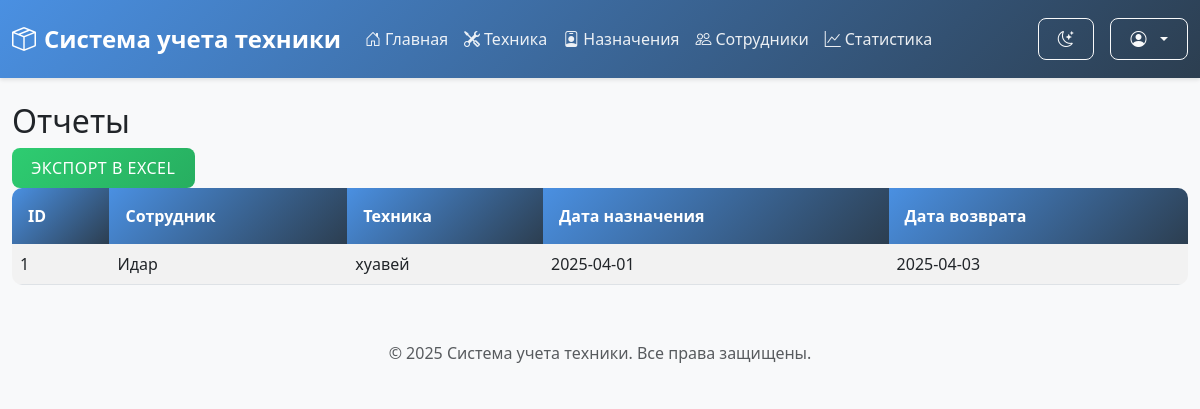
Page /reports on the committed database.
### tables this page shows
CREATE TABLE назначения (
            id INTEGER PRIMARY KEY AUTOINCREMENT,
            сотрудник_id INTEGER NOT NULL,
            техника_id INTEGER NOT NULL,
            дата_назначения DATE NOT NULL,
            дата_возврата DATE,
            статус TEXT DEFAULT 'активное',
            причина_возврата TEXT,
            FOREIGN KEY (сотрудник_id) REFERENCES сотрудники (id),
            FOREIGN KEY (техника_id) REFERENCES техника (id)
        );

CREATE TABLE сотрудники (
            id INTEGER PRIMARY KEY AUTOINCREMENT,
            фамилия TEXT NOT NULL,
            имя TEXT NOT NULL,
            отчество TEXT,
            должность TEXT,
            отдел TEXT,
            email TEXT,
            телефон TEXT,
            дата_приема DATE DEFAULT CURRENT_DATE
        );

CREATE TABLE техника (
            id INTEGER PRIMARY KEY AUTOINCREMENT,
            название TEXT NOT NULL,
            модель TEXT,
            производитель TEXT,
            серийный_номер TEXT UNIQUE,
            дата_приобретения DATE,
            гарантийный_срок DATE,
            состояние TEXT DEFAULT 'рабочее',
            статус TEXT DEFAULT 'свободна',
            текущий_владелец_id INTEGER,
            дата_последнего_назначения DATE,
            дата_следующего_обслуживания DATE,
            FOREIGN KEY (текущий_владелец_id) REFERENCES сотрудники (id)
        );

### routes/report_routes.py (the view)
@report_bp.route('/reports')
def reports():
    conn = get_db_connection()
    техника = conn.execute('SELECT * FROM техника').fetchall()
    сотрудники = conn.execute('SELECT * FROM сотрудники').fetchall()
    назначения = conn.execute('''
        SELECT назначения.*, сотрудники.имя AS сотрудник_имя, техника.название AS техника_название
        FROM назначения
        JOIN сотрудники ON назначения.сотрудник_id = сотрудники.id
        JOIN техника ON назначения.техника_id = техника.id
    ''').fetchall()
    conn.close()
    return render_template('reports.html', техника=техника, сотрудники=сотрудники, назначения=назначения)

### models.py (called while the page is built)
def get_db_connection():
    conn = sqlite3.connect(Config.DATABASE_PATH)
    conn.row_factory = sqlite3.Row
    return conn

### templates/reports.html (shortened to what this page needs)
{% extends "base.html" %}
{% block content %}
    <h2>Отчеты</h2>
    <button class="btn btn-success" onclick="exportToExcel()">Экспорт в Excel</button>
    <table class="table table-striped" id="reportsTable">
        <thead>
            <tr>
                <th>ID</th>
                <th>Сотрудник</th>
                <th>Техника</th>
                <th>Дата назначения</th>
                <th>Дата возврата</th>
            </tr>
        </thead>
        <tbody>
            {% for назначение in назначения %}
                <tr>
                    <td>{{ назначение.id }}</td>
                    <td>{{ назначение.сотрудник_имя }}</td>
                    <td>{{ назначение.техника_название }}</td>
                    <td>{{ назначение.дата_назначения }}</td>
                    <td>{{ назначение.дата_возврата or 'Не возвращена' }}</td>
                </tr>
            {% endfor %}
        </tbody>
    </table>
{% endblock %}

### static/css/style.css (style rules this page uses)
:root { --primary-color: #4a90e2; --secondary-color: #2c3e50; --success-color: #2ecc71; --warning-color: #f1c40f; --danger-color: #e74c3c; --light-color: #ecf0f1; --dark-color: #34495e; --transition-speed: 0.3s; --background-color: #ffffff; --text-color: #333333; --card-bg: #ffffff; --border-color: #e0e0e0; }
body { background-color: #f8f9fa; font-family: 'Segoe UI', Tahoma, Geneva, Verdana, sans-serif; }
.btn { border-radius: 8px; padding: 0.5rem 1.2rem; transition: all var(--transition-speed); font-weight: 500; text-transform: uppercase; letter-spacing: 0.5px; }
.btn-success { background: linear-gradient(135deg, var(--success-color), #27ae60); border: none; }
.table { border-radius: 10px; overflow: hidden; }
.table thead th { background: linear-gradient(135deg, var(--primary-color), var(--secondary-color)); color: white; border: none; padding: 1rem; }
.table tbody tr { transition: background-color var(--transition-speed); }

### rows in the picture
назначения: id "1", имя "Идар", название "хуавей", дата_назначения "2025-04-01", дата_возврата "2025-04-03"
